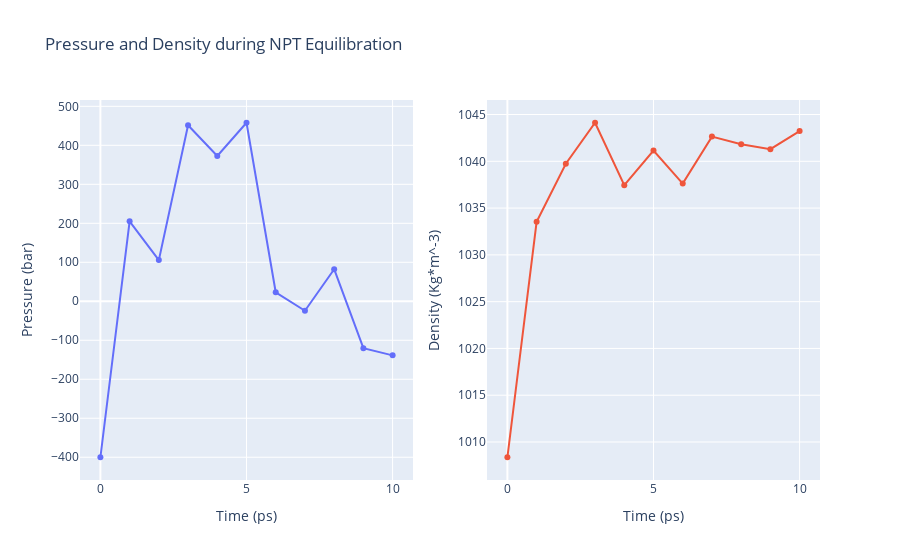

The notebook cell saved with this chart:
### Code cell
import plotly
from plotly import subplots
import plotly.graph_objs as go

# Read pressure and density data from file 
with open(output_npt_pd_xvg,'r') as pd_file:
    x,y,z = map(
        list,
        zip(*[
            (float(line.split()[0]),float(line.split()[1]),float(line.split()[2]))
            for line in pd_file 
            if not line.startswith(("#","@")) 
        ])
    )

plotly.offline.init_notebook_mode(connected=True)

trace1 = go.Scatter(
    x=x,y=y
)
trace2 = go.Scatter(
    x=x,y=z
)

fig = subplots.make_subplots(rows=1, cols=2, print_grid=False)

fig.append_trace(trace1, 1, 1)
fig.append_trace(trace2, 1, 2)

fig['layout']['xaxis1'].update(title='Time (ps)')
fig['layout']['xaxis2'].update(title='Time (ps)')
fig['layout']['yaxis1'].update(title='Pressure (bar)')
fig['layout']['yaxis2'].update(title='Density (Kg*m^-3)')

fig['layout'].update(title='Pressure and Density during NPT Equilibration')
fig['layout'].update(showlegend=False)

plotly.offline.iplot(fig)

### Figure 1 — Plotly figure (JSON) as saved in the notebook; plotly's stock layout.template omitted (floating-point values rounded to 4 significant figures)
{"data": [{"type": "scatter", "x": [0, 1, 2, 3, 4, 5, 6, 7, 8, 9, 10], "xaxis": "x", "y": [-400.0, 205.1, 105.6, 451.4, 372.5, 457.9, 23.06, -24.22, 82.23, -120.3, -138.7], "yaxis": "y"}, {"type": "scatter", "x": [0, 1, 2, 3, 4, 5, 6, 7, 8, 9, 10], "xaxis": "x2", "y": [1008.0, 1034.0, 1040.0, 1044.0, 1037.0, 1041.0, 1038.0, 1043.0, 1042.0, 1041.0, 1043.0], "yaxis": "y2"}], "layout": {"showlegend": false, "title": {"text": "Pressure and Density during NPT Equilibration"}, "xaxis": {"anchor": "y", "domain": [0, 0.45], "title": {"text": "Time (ps)"}}, "xaxis2": {"anchor": "y2", "domain": [0.55, 1], "title": {"text": "Time (ps)"}}, "yaxis": {"anchor": "x", "domain": [0, 1], "title": {"text": "Pressure (bar)"}}, "yaxis2": {"anchor": "x2", "domain": [0, 1], "title": {"text": "Density (Kg*m^-3)"}}}}
